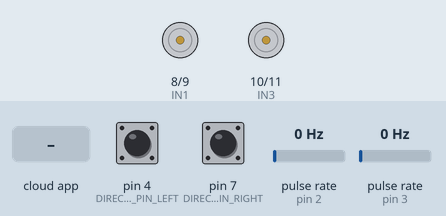
Simulated run of this sketch. Board: Arduino Uno, built with avr-gcc and run on an emulated ATmega328P. On the bench: motor-driver pin pairs drawn as motors (green arrow = first pin HIGH = forward, orange = second pin HIGH = backward, longer = more drive, scaled by the enable pin). Wiring (inferred from the names in the program): 2 × pulse sensor: data pin 2 / data pin 3. The inputs (shaded band) are chosen by the test bench; at power-on: pulse rate (sensors on pin 2, pin 3) 0 Hz, pin 4 (DIRECTION_PIN_LEFT) HIGH, pin 7 (DIRECTION_PIN_RIGHT) HIGH. The ROS host is connected and sends only what is stated.

Above: at 1.2 s.
1.3 s: pulse rate (sensor on pin 2) set to 2 Hz
At 2.07 s:
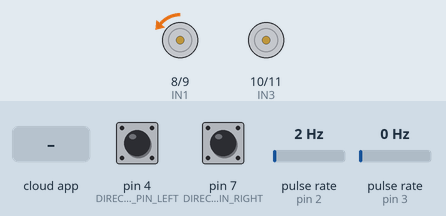
4.3 s: pulse rate (sensor on pin 3) set to 4 Hz
At 4.68 s:
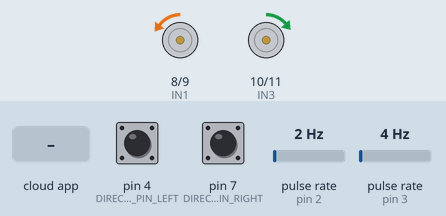
7.3 s: the phone or cloud app sets linear.x to -100
8.8 s: the phone or cloud app sets linear.x to 100
At 10.2 s:
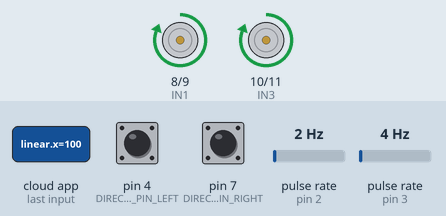
Timing chart, 0 to 11.3 s (numbered marks = the images above; inputs shaded):
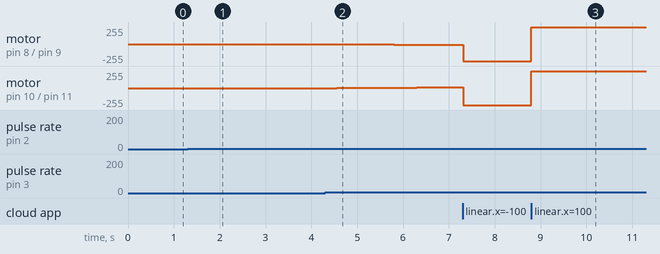

Measured:
- after the input at 1.3 s, motor on pin 8 (IN1) / pin 9 (IN2): stopped → backward 1/255 after 0.52 s, → backward 2/255 0.49 s later, → backward 3/255 0.50 s later, → backward 4/255 0.49 s later
- after the input at 4.3 s, motor on pin 10 (IN3) / pin 11 (IN4): moves from stopped to forward 11/255 over 2.5 s, starting after 0.26 s
- after the input at 8.8 s, motor on pin 8 (IN1) / pin 9 (IN2), motor on pin 10 (IN3) / pin 11 (IN4): backward 255/255 → forward 255/255 at once

The sketch:

MotorController.ino
```cpp
#include <ros.h>
#include <geometry_msgs/Twist.h>


#define CORRECTION_FACTOR 0.8942
#define MOTOR_GEAR_RATIO 21.3
#define NO_OF_SIGNALS 11
#define WHEEL_DIAMETER 0.065
#define R (WHEEL_DIAMETER / 2)
#define L 0.2405
#define ENCODER_PIN_LEFT 2
#define ENCODER_PIN_RIGHT 3
#define DIRECTION_PIN_LEFT 4
#define DIRECTION_PIN_RIGHT 7
#define PPR (MOTOR_GEAR_RATIO * NO_OF_SIGNALS)
#define ENA 5
#define ENB 6
#define IN1 8
#define IN2 9
#define IN3 10
#define IN4 11

volatile long leftCount = 0;
volatile long rightCount = 0;
unsigned long oldMillis = 0;

float desAngSpeedLeft = 0;
float desAngSpeedRight = 0;
float angularSpeedLeft = 0;
float angularSpeedRight = 0;

int leftPWM, rightPWM;
float v_actual = 0, omega_actual = 0;


ros::NodeHandle nh;

geometry_msgs::Twist twist_msg;
ros::Publisher twistPublisher("/encoder_twist", &twist_msg);

void twistCallback(const geometry_msgs::Twist &twist_msg)
{
  float v = twist_msg.linear.x;
  float omega = twist_msg.angular.z;
  setWheelAngularVel(v, omega, desAngSpeedRight, desAngSpeedLeft);
  leftPWM = calcLeftSpeed(desAngSpeedLeft);
  rightPWM = calcRightSpeed(desAngSpeedRight);
}

ros::Subscriber<geometry_msgs::Twist> velocitySub ("/motor_command", twistCallback);

void setup()
{
  // put your setup code here, to run once:
  pinMode (ENCODER_PIN_LEFT, INPUT_PULLUP);
  pinMode (ENCODER_PIN_RIGHT, INPUT_PULLUP);
  pinMode (DIRECTION_PIN_LEFT, INPUT_PULLUP);
  pinMode (DIRECTION_PIN_RIGHT, INPUT_PULLUP);
  pinMode (ENA, OUTPUT);
  pinMode (ENB, OUTPUT);
  pinMode (IN1, OUTPUT);
  pinMode (IN2, OUTPUT);
  pinMode (IN3, OUTPUT);
  pinMode (IN4, OUTPUT);

  attachInterrupt(digitalPinToInterrupt(ENCODER_PIN_LEFT), leftEncoderCount, FALLING);
  attachInterrupt(digitalPinToInterrupt(ENCODER_PIN_RIGHT), rightEncoderCount, FALLING);

  nh.initNode();
  nh.subscribe(velocitySub);
  nh.advertise(twistPublisher);

  oldMillis = millis();
}

void loop()
{
  // put your main code here, to run repeatedly:

  if (millis() - oldMillis > 25)
  {
    angularSpeedLeft = ((float(leftCount) / PPR) * 1000 * 2 * PI) / (millis() - oldMillis);
    angularSpeedLeft /= CORRECTION_FACTOR;
    leftCount = 0;

    angularSpeedRight = ((float(rightCount) / PPR) * 1000 * 2 * PI) / (millis() - oldMillis);
    angularSpeedRight /= CORRECTION_FACTOR;
    rightCount = 0;
    oldMillis = millis();

    setActualTwist(v_actual, omega_actual);
    twist_msg.linear.x = v_actual;
    twist_msg.angular.z = omega_actual;

    twistPublisher.publish(&twist_msg);
    nh.spinOnce();
    correctSpeeds();
  }

  moveMotors(leftPWM, rightPWM);

}

void leftEncoderCount()
{
  if (digitalRead(ENCODER_PIN_LEFT) != digitalRead(DIRECTION_PIN_LEFT))
  {
    leftCount++;
  }
  else
  {
    leftCount--;
  }
}

void rightEncoderCount()
{
  if (digitalRead(ENCODER_PIN_RIGHT) == digitalRead(DIRECTION_PIN_RIGHT))
  {
    rightCount++;
  }
  else
  {
    rightCount--;
  }
}

int calcLeftSpeed(float desiredAngularSpeed)
{
  int SIGN = desiredAngularSpeed >= 0? 1: -1;
  desiredAngularSpeed = abs(desiredAngularSpeed);

  if (desiredAngularSpeed < 3.375 && desiredAngularSpeed > 0)
    return 107 * SIGN;

  if (desiredAngularSpeed == 0)
    return 0;

  float lowerPWM, upperPWM, lowerAngSpeed, upperAngSpeed;

  if (desiredAngularSpeed > 3.375 && desiredAngularSpeed < 4.077)
  {
    lowerPWM = 107, upperPWM = 110, lowerAngSpeed = 3.375, upperAngSpeed = 4.077;
  }

  else if (desiredAngularSpeed < 5.625)
  {
    lowerPWM = 110, upperPWM = 120, lowerAngSpeed = 4.077, upperAngSpeed = 5.625;
  }

  else if (desiredAngularSpeed < 7.125)
  {
    lowerPWM = 120, upperPWM = 130, lowerAngSpeed = 5.625, upperAngSpeed = 7.125;
  }

  else if (desiredAngularSpeed < 8.737)
  {
    lowerPWM = 130, upperPWM = 140, lowerAngSpeed = 7.125, upperAngSpeed = 8.737;
  }

  else if (desiredAngularSpeed < 10.033)
  {
    lowerPWM = 140, upperPWM = 150, lowerAngSpeed = 8.737, upperAngSpeed = 10.033;
  }

  else if (desiredAngularSpeed < 11.210)
  {
    lowerPWM = 150, upperPWM = 160, lowerAngSpeed = 10.033, upperAngSpeed = 11.210;
  }

  else if (desiredAngularSpeed < 12.267)
  {
    lowerPWM = 160, upperPWM = 170, lowerAngSpeed = 11.210, upperAngSpeed = 12.267;
  }

  else if (desiredAngularSpeed < 13.220)
  {
    lowerPWM = 170, upperPWM = 180, lowerAngSpeed = 12.267, upperAngSpeed = 13.220;
  }

  else if (desiredAngularSpeed < 14.303)
  {
    lowerPWM = 180, upperPWM = 190, lowerAngSpeed = 13.220, upperAngSpeed = 14.303;
  }

  else if (desiredAngularSpeed < 15.230)
  {
    lowerPWM = 190, upperPWM = 200, lowerAngSpeed = 14.303, upperAngSpeed = 15.230;
  }

  else if (desiredAngularSpeed < 16.030)
  {
    lowerPWM = 200, upperPWM = 210, lowerAngSpeed = 15.230, upperAngSpeed = 16.030;
  }

  else if (desiredAngularSpeed < 17.023)
  {
    lowerPWM = 210, upperPWM = 220, lowerAngSpeed = 16.030, upperAngSpeed = 17.023;
  }

  else if (desiredAngularSpeed < 18.080)
  {
    lowerPWM = 220, upperPWM = 230, lowerAngSpeed = 17.023, upperAngSpeed = 18.080;
  }

  else if (desiredAngularSpeed < 19.553)
  {
    lowerPWM = 230, upperPWM = 240, lowerAngSpeed = 18.080, upperAngSpeed = 19.553;
  }

  else if (desiredAngularSpeed < 21.800)
  {
    lowerPWM = 240, upperPWM = 250, lowerAngSpeed = 19.553, upperAngSpeed = 21.800;
  }

  else
  {
    return 255 * SIGN;
  }


  float desiredPWM = lowerPWM + ((upperPWM - lowerPWM) * ((desiredAngularSpeed - lowerAngSpeed) / (upperAngSpeed - lowerAngSpeed)));

  return int(round(desiredPWM)) * SIGN;
}

int calcRightSpeed(float desiredAngularSpeed)
{
  int SIGN = desiredAngularSpeed >= 0? 1: -1;
  desiredAngularSpeed = abs(desiredAngularSpeed);

  if (desiredAngularSpeed < 2.875 && desiredAngularSpeed > 0)
    return 107 * SIGN;

  if (desiredAngularSpeed == 0)
    return 0;

  float lowerPWM, upperPWM, lowerAngSpeed, upperAngSpeed;

  if (desiredAngularSpeed > 2.875 && desiredAngularSpeed < 3.580)
  {
    lowerPWM = 107, upperPWM = 110, lowerAngSpeed = 2.875, upperAngSpeed = 3.580;
  }

  else if (desiredAngularSpeed < 4.945)
  {
    lowerPWM = 110, upperPWM = 120, lowerAngSpeed = 3.580, upperAngSpeed = 4.945;
  }

  else if (desiredAngularSpeed < 6.320)
  {
    lowerPWM = 120, upperPWM = 130, lowerAngSpeed = 4.945, upperAngSpeed = 6.320;
  }

  else if (desiredAngularSpeed < 8.073)
  {
    lowerPWM = 130, upperPWM = 140, lowerAngSpeed = 6.320, upperAngSpeed = 8.073;
  }

  else if (desiredAngularSpeed < 9.483)
  {
    lowerPWM = 140, upperPWM = 150, lowerAngSpeed = 8.073, upperAngSpeed = 9.483;
  }

  else if (desiredAngularSpeed < 10.470)
  {
    lowerPWM = 150, upperPWM = 160, lowerAngSpeed = 9.483, upperAngSpeed = 10.470;
  }

  else if (desiredAngularSpeed < 11.510)
  {
    lowerPWM = 160, upperPWM = 170, lowerAngSpeed = 10.470, upperAngSpeed = 11.510;
  }

  else if (desiredAngularSpeed < 12.570)
  {
    lowerPWM = 170, upperPWM = 180, lowerAngSpeed = 11.510, upperAngSpeed = 12.570;
  }

  else if (desiredAngularSpeed < 13.773)
  {
    lowerPWM = 180, upperPWM = 190, lowerAngSpeed = 12.570, upperAngSpeed = 13.773;
  }

  else if (desiredAngularSpeed < 14.627)
  {
    lowerPWM = 190, upperPWM = 200, lowerAngSpeed = 13.773, upperAngSpeed = 14.627;
  }

  else if (desiredAngularSpeed < 15.520)
  {
    lowerPWM = 200, upperPWM = 210, lowerAngSpeed = 14.627, upperAngSpeed = 15.520;
  }

  else if (desiredAngularSpeed < 16.467)
  {
    lowerPWM = 210, upperPWM = 220, lowerAngSpeed = 15.520, upperAngSpeed = 16.467;
  }

  else if (desiredAngularSpeed < 17.493)
  {
    lowerPWM = 220, upperPWM = 230, lowerAngSpeed = 16.467, upperAngSpeed = 17.493;
  }

  else if (desiredAngularSpeed < 19.083)
  {
    lowerPWM = 230, upperPWM = 240, lowerAngSpeed = 17.493, upperAngSpeed = 19.083;
  }

  else if (desiredAngularSpeed < 21.247)
  {
    lowerPWM = 240, upperPWM = 250, lowerAngSpeed = 19.083, upperAngSpeed = 21.247;
  }

  else
  {
    return 255 * SIGN;
  }

  float desiredPWM = lowerPWM + ((upperPWM - lowerPWM) * ((desiredAngularSpeed - lowerAngSpeed) / (upperAngSpeed - lowerAngSpeed)));

  return int(round(desiredPWM)) * SIGN;
}

void moveMotors(int leftSpeed, int rightSpeed)
{
  if (leftSpeed == 0 && rightSpeed == 0)
  {
    stopNow();
    return;
  }
  analogWrite(ENA, abs(leftSpeed));
  analogWrite(ENB, abs(rightSpeed));

  if (leftSpeed >= 0)
  {
    digitalWrite(IN1, HIGH);
    digitalWrite(IN2, LOW);
  }
  else
  {
    digitalWrite(IN1, LOW);
    digitalWrite(IN2, HIGH);
  }

  if (rightSpeed >= 0)
  {
    digitalWrite(IN3, HIGH);
    digitalWrite(IN4, LOW);
  }
  else
  {
    digitalWrite(IN3, LOW);
    digitalWrite(IN4, HIGH);
  }
}

void stopNow()
{
  analogWrite(ENA, 0);
  analogWrite(ENB, 0);

  digitalWrite(IN1, LOW);
  digitalWrite(IN2, LOW);
  digitalWrite(IN3, LOW);
  digitalWrite(IN4, LOW);
}

void correctSpeeds()
{
  float k = 1;
  float errorLeft = desAngSpeedLeft - angularSpeedLeft;
  float errorRight = desAngSpeedRight - angularSpeedRight;

  leftPWM = constrain(int(round(float(leftPWM) + (errorLeft * k))), -255, 255);
  rightPWM = constrain(int(round(float(rightPWM) + (errorRight * k))), -255, 255);
}

void setWheelAngularVel(float v, float omega, float &rightAngularSpeed, float &leftAngularSpeed)
{
  rightAngularSpeed = ((2 * v) + (omega * L)) / (WHEEL_DIAMETER);
  leftAngularSpeed = ((2 * v) - (omega * L)) / (WHEEL_DIAMETER);
}

float setActualTwist(float &v_actual, float &omega_actual)
{
  v_actual = (R * (angularSpeedRight + angularSpeedLeft)) / 2;
  omega_actual = (R * (angularSpeedRight - angularSpeedLeft)) / L;
}
```
